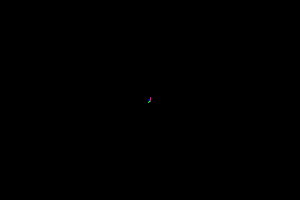
Frame 1 (no input)
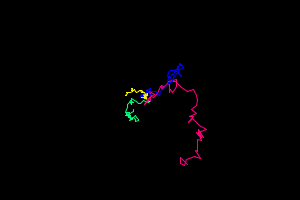
Frame 60 (the mouse pressed at the canvas centre just before this capture)
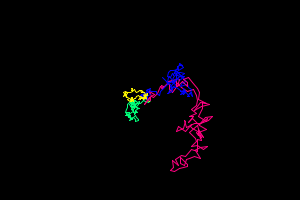
Frame 120 (the mouse held since frame 60 and released just before this capture)

The Processing sketch that drew these frames (run headless with seeded random() and noise(); from frame 60 on, the mouse is pressed at the canvas centre):

// Processing sketch: U4BBQ13
// ── U4BBQ13.pde
/* Unit 4 Boss Battle Main Tab  by Al Biles
   This boss battle quiz requires the student to create a new tab in which
   they will build the RandWalk class needed to work with the code in this tab.
   RandWalk has 6 attributes, a parameterized constructor, and 1 method.
   The code in this main tab declares and sets up 4 RandWalk objects,
   each of which maintains its own random walk independent of the other 3.
   Since each random walk object has its own maximuim deviation and hue,
   the 4 will be distinguishible from one another.  The code in this tab
   is correct and should not be changed. The student must construct the class
   to fit how it is being used.
*/
RandWalk rw1;
RandWalk rw2;
RandWalk rw3;
RandWalk rw4;

void setup()
{
  size(300,200);
  colorMode(HSB);
  background(0);
  float midX = width/2;
  float midY = height/2;
  float rHue = random(64);
  // Parameters are: x coordinate to start, y coordinate to start,
  //   maximum deviation in both x and y directions, hue value for the line
  rw1 = new RandWalk(midX, midY, 2, rHue);
  rw2 = new RandWalk(midX, midY, 3, rHue+64);
  rw3 = new RandWalk(midX, midY, 5, rHue+128);
  rw4 = new RandWalk(midX, midY, 8, rHue+192);
}

void draw()
{
  // Take the next next step in the random walk
  rw1.stagger();
  rw2.stagger();
  rw3.stagger();
  rw4.stagger();
}
// ── RandWalk.pde
/* RandWalk class
*/
class RandWalk                  // 2
{                               // 2
  // Attribute declarations     // 3, 4
  float xLoc;                   // 5
  float yLoc;                   // 5
  float xLocNext;               // 5
  float yLocNext;               // 5
  float dev;                    // 5
  float hue;                    // 5

  // Parameterized constructor          // 3, 4
  RandWalk(float x, float y, float d, float h)  // 6, 7
  {                                     // 6
    xLoc = x;                           // 7
    yLoc = y;                           // 7
    dev = d;                            // 7
    hue = h;                            // 7
  }                                     // 6
  
  // stagger() method                   // 3, 4
  void stagger()                        // 8
  {                                     // 8
    xLocNext = xLoc + random(-dev,dev); // 9
    if (xLocNext < 0)                   // 10
      xLocNext = 0;                     // 10
    else if (xLocNext > width)          // 10
      xLocNext = width;                 // 10
      
    yLocNext = yLoc + random(-dev,dev); // 11
    if (yLocNext < 0)                   // 11
      yLocNext = 0;                     // 11
    else if (yLocNext > height)         // 11
      yLocNext = height;                // 11

    stroke(hue, 255, 255);              // 12
    line(xLoc,yLoc,xLocNext,yLocNext);  // 12

    xLoc = xLocNext;                    // 13
    yLoc = yLocNext;                    // 13
  }                                     // 8
}                                       // 2
